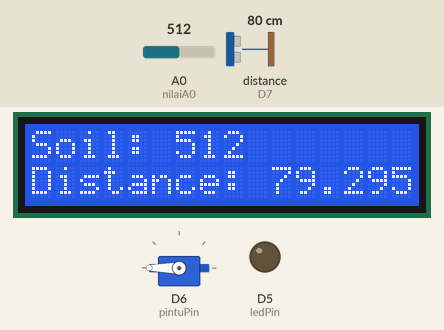
Bench run of a sketch on a simulated ESP8266 (NodeMCU). Parts: 16×2 character LCD, servo, output pins drawn as LEDs (lit = HIGH). Wiring (inferred from the names in the program): ultrasonic range finder: trigger D8; echo D7. The test bench sets the inputs (shaded band); at power-on: distance to the obstacle (sensor on D7) 80 cm, A0 (nilaiA0) = 512. The echo pulse lasts 58.3 µs per cm; WiFi joins after 1.5 s; servers stay silent unless stated; pins used as bus, display or sensor lines are not drawn; what the sketch prints to the serial monitor is not drawn.

Above: at 2.7 s.
2.8 s: distance to the obstacle (sensor on D7) set to 98 cm
At 4.4 s:
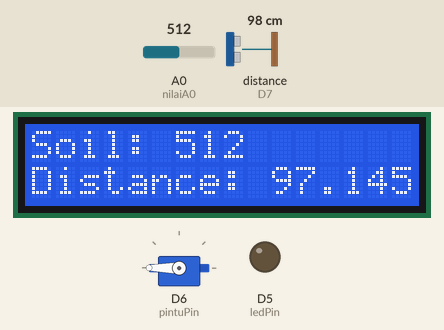
5.9 s: distance to the obstacle (sensor on D7) set to 104 cm
At 8.6 s:
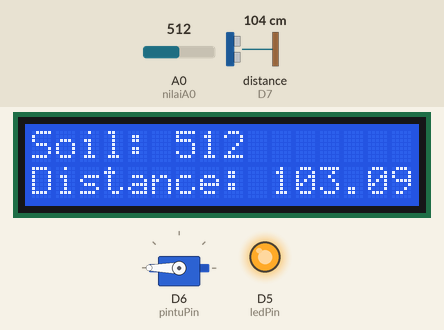
9.0 s: A0 (nilaiA0) set to 458
At 11.6 s:
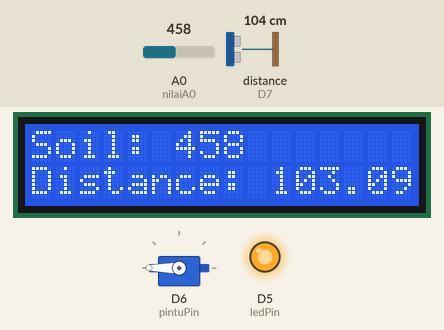
12.4 s: A0 (nilaiA0) set to 438
At 13.6 s:
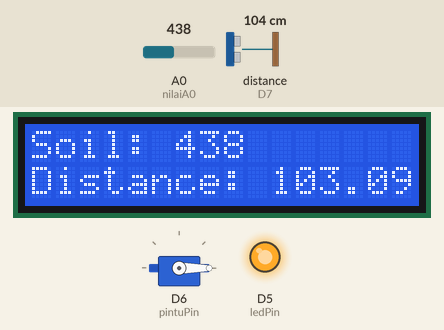
15.5 s: distance to the obstacle (sensor on D7) set to 2 cm
At 17.4 s:
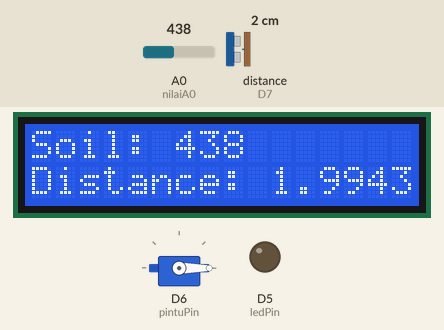
18.6 s: A0 (nilaiA0) set to 460
At 21.0 s:
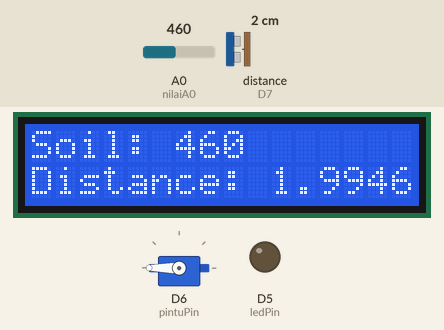
Timing chart, 0 to 22.5 s (numbered marks = the images above; inputs shaded):
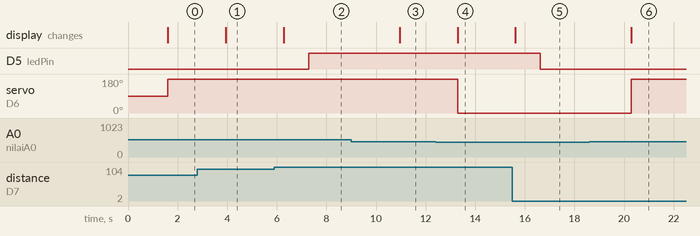

Measured:
- the behaviour switches between 100 and 101 cm on distance to the obstacle (sensor on D7) (found by bisection; images 1 and 2)
- the behaviour switches between 451 and 450 on A0 (nilaiA0) (found by bisection; images 3 and 4)
- after the input at 2.8 s, the display: changes after 1.1 s (image 1)
- after the input at 5.9 s, D5 (ledPin): LOW → HIGH after 1.4 s; the display: changes after 0.37 s (image 2)
- after the input at 9.0 s, the display: changes after 2.0 s (image 3)
- after the input at 12.4 s, servo on D6 (pintuPin): 180° → 0° after 0.89 s; the display: changes after 0.89 s (image 4)
- after the input at 15.5 s, D5 (ledPin): HIGH → LOW after 1.1 s; the display: changes after 0.12 s (image 5)
- after the input at 18.6 s, servo on D6 (pintuPin): 0° → 180° after 1.7 s; the display: changes after 1.7 s (image 6)

The sketch:

codefixkelompok1.ino
```cpp
#include <LiquidCrystal_I2C.h>
#include <Servo.h>
#include <ESP8266WiFi.h>
#include <Firebase_ESP_Client.h>

// Provide the token generation process info.
#include "addons/TokenHelper.h"
// Provide the RTDB payload printing info and other helper functions.
#include "addons/RTDBHelper.h"

#define WIFI_SSID "Hospot Agung"
#define WIFI_PASSWORD "123456789"

#define API_KEY "AIzaSyDahGy8vNxx3i62p7MIReZry8C5lTbbS5A"

#define DATABASE_URL "https://kelompok1-iot-891c8-default-rtdb.asia-southeast1.firebasedatabase.app"

FirebaseData fbdo;
FirebaseAuth auth;
FirebaseConfig config;

unsigned long sendDataPrevMillis = 0;
int count = 0;
bool signupOK = false;

LiquidCrystal_I2C lcd(0x27, 16, 2); // I2C address 0x27 (from DIYables LCD), 16 column and 2 rows
#define TRIG_PIN D8
#define ECHO_PIN D7
#define nilaiA0 A0
#define LED_PIN D5

long duration;
float duration_us, distance_cm;
const int pintuPin = D6;
const int ledPin = D5;

Servo myServo;

void setup() {
  Serial.begin(9600);
  pinMode(nilaiA0, INPUT );
  lcd.init();               // initialize the lcd
  lcd.backlight();          // open the backlight
  pinMode(TRIG_PIN, OUTPUT); // config trigger pin to output mode
  pinMode(ECHO_PIN, INPUT);  // config echo pin to input mode
  myServo.attach(pintuPin);
  pinMode(ledPin, OUTPUT);

  WiFi.begin(WIFI_SSID, WIFI_PASSWORD);
  Serial.print("Connecting to Wi-Fi");
  while (WiFi.status() != WL_CONNECTED) {
    Serial.print(".");
    delay(300);
  }
  Serial.println();
  Serial.print("Connected with IP : ");
  Serial.println(WiFi.localIP());
  Serial.println();

  // Assign the api key (required)
  config.api_key = API_KEY;

  // Assign the RTDB URL (required)
  config.database_url = DATABASE_URL;

  // Sign up
  if (Firebase.signUp(&config, &auth, "", "")) {
    Serial.println("Sign Success");
    signupOK = true;
  } else {
    Serial.println("Sign Failed");
    Serial.println(config.signer.signupError.message.c_str());
  }

   // Assign the callback function for the long running token generation task
  config.token_status_callback = tokenStatusCallback; // see addons/TokenHelper.h

  Firebase.begin(&config, &auth);
  Firebase.reconnectWiFi(true);
}

void loop() {
  int sensorValue = analogRead(nilaiA0);
  digitalWrite(TRIG_PIN, HIGH); // generate 10-microsecond pulse to TRIG pin
  delayMicroseconds(10);
  digitalWrite(TRIG_PIN, LOW);

  duration_us = pulseIn(ECHO_PIN, HIGH); // measure duration of pulse from ECHO pin

  // calculate the distance
  distance_cm = 0.017 * duration_us;

  lcd.setCursor(0, 0);
  lcd.print("Soil: ");
  lcd.print(sensorValue);

  lcd.setCursor(0, 1); // start to print at the first row
  lcd.print("Distance: ");
  lcd.print(distance_cm);

  if (sensorValue > 450) {
    myServo.write(180);
    lcd.print(sensorValue);
    delay(1000);
  } else {
    lcd.print(sensorValue);
    myServo.write(0);
    delay(1000);
  }

  if (distance_cm > 100) {
    lcd.print(distance_cm);
    Serial.println("Pompa Air menyala");
    digitalWrite(ledPin, HIGH);
    delay(1000);
  } else {
    lcd.print(distance_cm);
    Serial.println("Pompa Air mati");
    digitalWrite(ledPin, LOW);
    delay(1000);
  }

   if (Firebase.ready() && signupOK && (millis() - sendDataPrevMillis > 1000 || sendDataPrevMillis == 0)) {
    // Since we want the data to be updated every second
    sendDataPrevMillis = millis();

    // Soil-Moisture
    if (Firebase.RTDB.setInt(&fbdo, "Soil-Moisture", sensorValue)) {
      Serial.print("Moisture : ");
      Serial.println(sensorValue);
    } else {
      Serial.println("Failed to read the sensor");
      Serial.println("Reason: " + fbdo.errorReason());
    }

    // Ultrasonic
    if (Firebase.RTDB.setFloat(&fbdo, "Ultrasonik", distance_cm)) {
      Serial.print("Jarak : ");
      Serial.println(distance_cm);
    } else {
      Serial.println("Failed to read the sensor");
      Serial.println("Reason: " + fbdo.errorReason());
    }
  }
}
```
